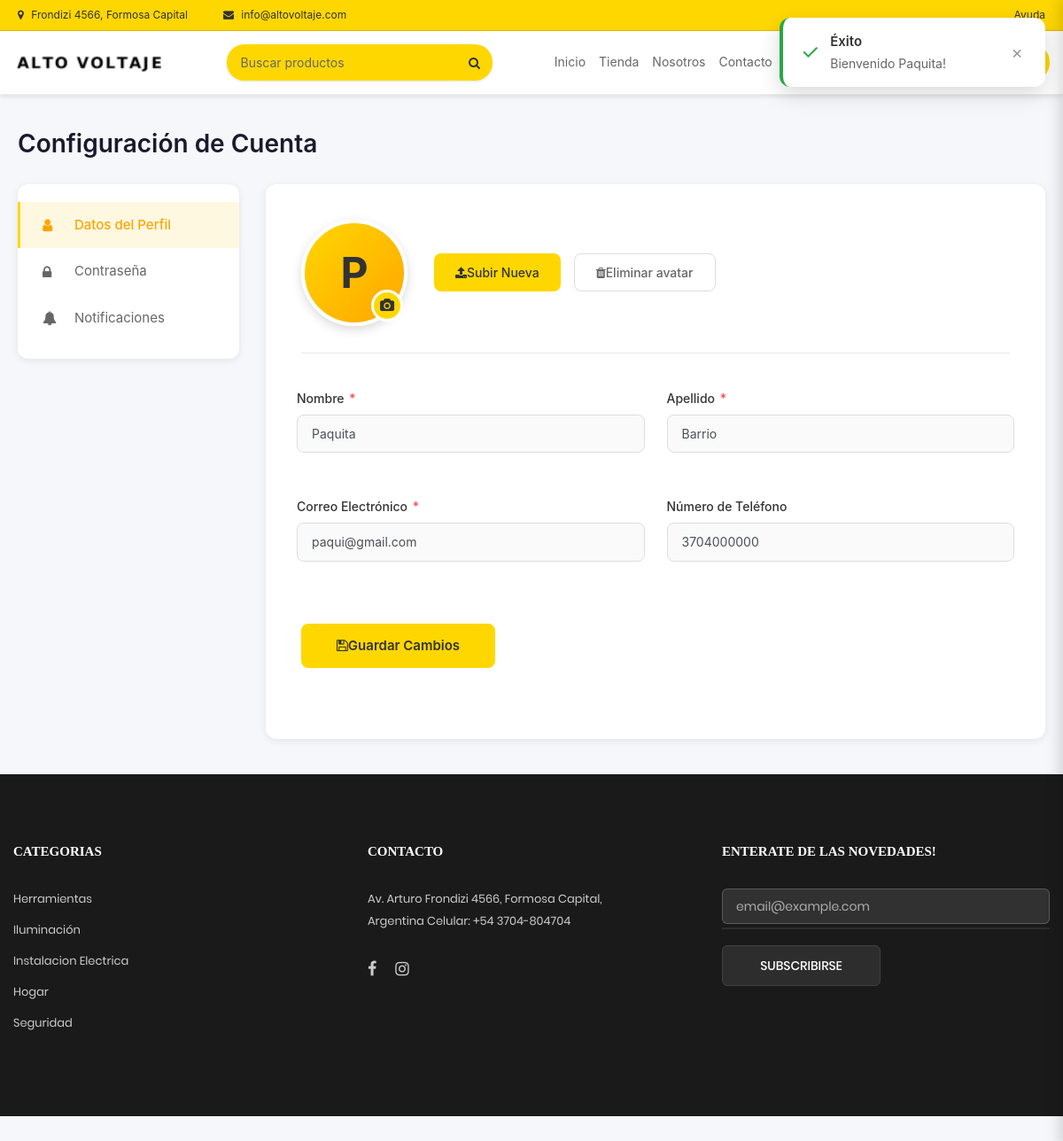
The app's page /perfil (signed in) with its own data.
### tables this page shows
CREATE TABLE `usuario` (
  `id_Usuario` int(11) NOT NULL,
  `Nombre_Usuario` varchar(50) NOT NULL,
  `Apellido_Usuario` varchar(45) NOT NULL,
  `Correo_Usuario` varchar(100) NOT NULL,
  `Contrasena_Usuario` varchar(64) NOT NULL,
  `CUIL_Usuario` varchar(20) NOT NULL,
  `Telefono_Usuario` varchar(15) NOT NULL,
  `Estado_Usuario` enum('Activo','Bloqueado') NOT NULL DEFAULT 'Activo',
  `Rol_Usuario` enum('Admin','Cliente','Empleado') NOT NULL
);

### Libraries/Core/Views.php (called while the page is built)
<?php
    class Views {
        public function getView($controller, $view,$data="")
        {
            $controllerName = get_class($controller);
            if ($controllerName == "Home") {
                $viewPath = "Views/" . $view . ".php";
            } elseif ($controllerName == "Errors") {
                $viewPath = "Views/Errors/error.php";
            } else {
                $viewPath = "Views/" . $controllerName . "/" . $view . ".php";
            }
            require_once($viewPath);
        }
}
?>

### Controllers/Perfil.php (called while the page is built, shortened)
<?php
class Perfil extends Controllers {
    public function index() {
        $usuariosModel = new UsuariosModel();
        $usuarioDB = $usuariosModel->selectUsuario($_SESSION['usuario']['id']);
        $data = [
            'page_tag' => 'Mi Perfil',
            'page_title' => 'Mi Perfil - Alto Voltaje',
            'page_name' => 'perfil',
            'usuario' => $_SESSION['usuario']
        ];
        $this->views->getView($this, 'index', $data);
    }
}

### index.php (called while the page is built, shortened)
<?php
    require_once ("Libraries/Core/Load.php");

### Libraries/Core/Msql.php (called while the page is built, shortened)
<?php
require_once __DIR__ . '/Conexion.php';
    class Msql extends Conexion
    {
        private $conexion;
        function __construct()
        {
            $this->conexion = $this->connect();
        }
            public function select(string $query, array $arrValues = [])
            {
                $this->strquery = $query;
                $this->arrValues = $arrValues;
                $result = $this->conexion->prepare($this->strquery);
                if (!$result->execute($this->arrValues)) {
                    return false;
                }
                return $result->fetch(PDO::FETCH_ASSOC);
            }
    }

### Libraries/Core/Conexion.php (called while the page is built)
<?php
class Conexion {
    private $connect;
    public function __construct() {
        try {
            $connectionString = "mysql:host=" . DB_HOST . ";dbname=" . DB_NAME . ";charset=" . DB_CHARSET;
            $this->connect = new PDO($connectionString, DB_USER, DB_PASSWORD);
            $this->connect->setAttribute(PDO::ATTR_ERRMODE, PDO::ERRMODE_EXCEPTION);
        } catch (PDOException $e) {
            $this->connect = null;
            echo "ERROR: " . $e->getMessage();
        }
    }
    public function connect() {
        return $this->connect;
    }
}

### Models/UsuariosModel.php (called while the page is built, shortened)
<?php
require_once __DIR__ . '/../Libraries/Core/Msql.php';
class UsuariosModel extends Conexion
{
    private $db;
    public function __construct()
    {
        $this->db = new Msql();
    }
    public function selectUsuario(int $idUsuario)
    {
        $this->intIdUsuario = $idUsuario;
        $sql = "SELECT id_Usuario, CUIL_Usuario, Nombre_Usuario, Apellido_Usuario, Correo_Usuario, Telefono_Usuario, Estado_Usuario, Rol_Usuario FROM usuario WHERE id_Usuario = $this->intIdUsuario";
        $request = $this->db->select($sql);
        return $request;
    }
}

### Views/Perfil/index.php (the view, shortened to what this page needs)
<div class="account-settings-container">
    <div class="settings-header">
        <h1>Configuración de Cuenta</h1>
    </div>
    <div class="settings-layout">
        <aside class="settings-sidebar">
            <a href="#profile" class="settings-menu-item active" data-section="profile">
                <i class="fa fa-user"></i>
                <span>Datos del Perfil</span>
            </a>
            <a href="#password" class="settings-menu-item" data-section="password">
                <i class="fa fa-lock"></i>
                <span>Contraseña</span>
            </a>
            <a href="#notifications" class="settings-menu-item" data-section="notifications">
                <i class="fa fa-bell"></i>
                <span>Notificaciones</span>
            </a>
        </aside>
        <main class="settings-content">
            <div id="profile-section" class="content-section">
                <div class="profile-photo-section">
                    <div class="profile-photo-wrapper">
                        <div class="profile-photo" id="profilePhotoDisplay">
                            <?= strtoupper(substr($data['usuario']['nombre'], 0, 1)) ?>
                        </div>
                        <div class="photo-upload-icon">
                            <i class="fa fa-camera"></i>
                        </div>
                    </div>
                    <div class="photo-actions">
                        <button type="button" class="btn-upload">
                            <i class="fa fa-upload me-2"></i>Subir Nueva
                        </button>
                        <button type="button" class="btn-delete">
                            <i class="fa fa-trash me-2"></i>Eliminar avatar
                        </button>
                    </div>
                </div>
                <form id="formActualizarPerfil">
                    <div class="form-row">
                        <div class="form-group">
                            <label for="nombre">
                                Nombre <span class="required">*</span>
                            </label>
                            <input type="text" class="form-control" id="nombre" name="nombre"
                                   value="<?= htmlspecialchars($data['usuario']['nombre']) ?>"
                                   placeholder="Nombre" required>
                        </div>
                        <div class="form-group">
                            <label for="apellido">
                                Apellido <span class="required">*</span>
                            </label>
                            <input type="text" class="form-control" id="apellido" name="apellido"
                                   value="<?= htmlspecialchars($data['usuario']['apellido']) ?>"
                                   placeholder="Apellido" required>
                        </div>
                    </div>
                    <div class="form-row">
                        <div class="form-group">
                            <label for="email">
                                Correo Electrónico <span class="required">*</span>
                            </label>
                            <input type="email" class="form-control" id="email" name="email"
                                   value="<?= htmlspecialchars($data['usuario']['email']) ?>"
                                   placeholder="ejemplo@gmail.com" required>
                        </div>
                        <div class="form-group">
                            <label for="telefono">
                                Número de Teléfono
                            </label>
                            <input type="tel" class="form-control" id="telefono" name="telefono"
                                   value="<?= isset($data['usuario']['telefono']) ? htmlspecialchars($data['usuario']['telefono']) : '' ?>"
                                   placeholder="0805 123 7890">
                        </div>
                    </div>
                    <button type="submit" class="btn-save">
                        <i class="fa fa-save me-2"></i>Guardar Cambios
                    </button>
                </form>
            </div>
        </main>
    </div>
</div>

### Assets/css/tienda-minimal.css (style rules this page uses)
:root { --primary-yellow: #FFD700; --primary-yellow-hover: #FFC107; --text-dark: #333333; --text-medium: #666666; --text-light: #999999; --bg-white: #ffffff; --bg-gray: #f8f9fa; --bg-dark: #1a1a1a; --border-light: #e9ecef; --border-medium: #dee2e6; --shadow-light: 0 2px 4px rgba(0,0,0,0.08); --shadow-medium: 0 4px 8px rgba(0,0,0,0.12); --border-radius: 6px; --transition: all 0.2s ease; }
* { box-sizing: border-box; }
body { background: var(--bg-white); color: var(--text-dark); font-family: -apple-system, BlinkMacSystemFont, 'Segoe UI', Roboto, sans-serif; }

### Views/Perfil/index.php (style rules this page uses)
body { background-color: #f5f7fa; }
.account-settings-container { max-width: 1200px; margin: 40px auto; padding: 0 20px; }
.settings-header { margin-bottom: 30px; }
.settings-header h1 { font-size: 28px; font-weight: 600; color: #1a1a2e; margin: 0; }
.settings-layout { display: flex; gap: 30px; margin-top: 20px; }
.settings-sidebar { flex: 0 0 250px; background: white; border-radius: 12px; padding: 20px 0; box-shadow: 0 2px 8px rgba(0,0,0,0.08); height: fit-content; }
.settings-menu-item { display: flex; align-items: center; padding: 15px 25px; color: #666; text-decoration: none; transition: all 0.3s ease; border-left: 3px solid transparent; font-size: 15px; }
.settings-menu-item i { width: 24px; margin-right: 12px; font-size: 16px; }
.settings-menu-item.active { background-color: #fff8e1; color: #FFA500; border-left-color: #FFD700; font-weight: 500; }
.settings-content { flex: 1; background: white; border-radius: 12px; padding: 40px; box-shadow: 0 2px 8px rgba(0,0,0,0.08); }
.content-section { margin-bottom: 40px; }
.profile-photo-section { display: flex; align-items: center; gap: 30px; margin-bottom: 40px; padding-bottom: 30px; border-bottom: 1px solid #e8e8e8; }
.profile-photo-wrapper { position: relative; }
.profile-photo { width: 120px; height: 120px; border-radius: 50%; background: linear-gradient(135deg, #FFD700 0%, #FFA500 100%); display: flex; align-items: center; justify-content: center; color: #333; font-size: 48px; font-weight: bold; border: 4px solid #fff; box-shadow: 0 4px 12px rgba(0,0,0,0.15); }
.photo-upload-icon { position: absolute; bottom: 5px; right: 5px; width: 36px; height: 36px; background: #FFD700; border-radius: 50%; display: flex; align-items: center; justify-content: center; color: #333; cursor: pointer; border: 3px solid white; transition: all 0.3s ease; }
.photo-actions { display: flex; gap: 15px; }
.btn-upload { background: #FFD700; color: #333; border: none; padding: 10px 24px; border-radius: 8px; font-weight: 500; cursor: pointer; transition: all 0.3s ease; font-size: 14px; }
.btn-delete { background: white; color: #666; border: 1px solid #ddd; padding: 10px 24px; border-radius: 8px; font-weight: 500; cursor: pointer; transition: all 0.3s ease; font-size: 14px; }
.form-row { display: grid; grid-template-columns: 1fr 1fr; gap: 25px; margin-bottom: 25px; }
.form-group { margin-bottom: 25px; }
.form-group label { display: block; margin-bottom: 8px; color: #333; font-weight: 500; font-size: 14px; }
.form-group label .required { color: #ff4444; margin-left: 2px; }
.form-control { width: 100%; padding: 12px 16px; border: 1px solid #ddd; border-radius: 8px; font-size: 14px; transition: all 0.3s ease; background-color: #fafafa; }
.form-control::placeholder { color: #999; }
.btn-save { background: #FFD700; color: #333; border: none; padding: 14px 40px; border-radius: 8px; font-weight: 600; font-size: 15px; cursor: pointer; transition: all 0.3s ease; margin-top: 20px; }

### records on screen
usuario: Nombre_Usuario "P", nombre "Paquita", apellido "Barrio", email "paqui@gmail.com", telefono "3704000000"
